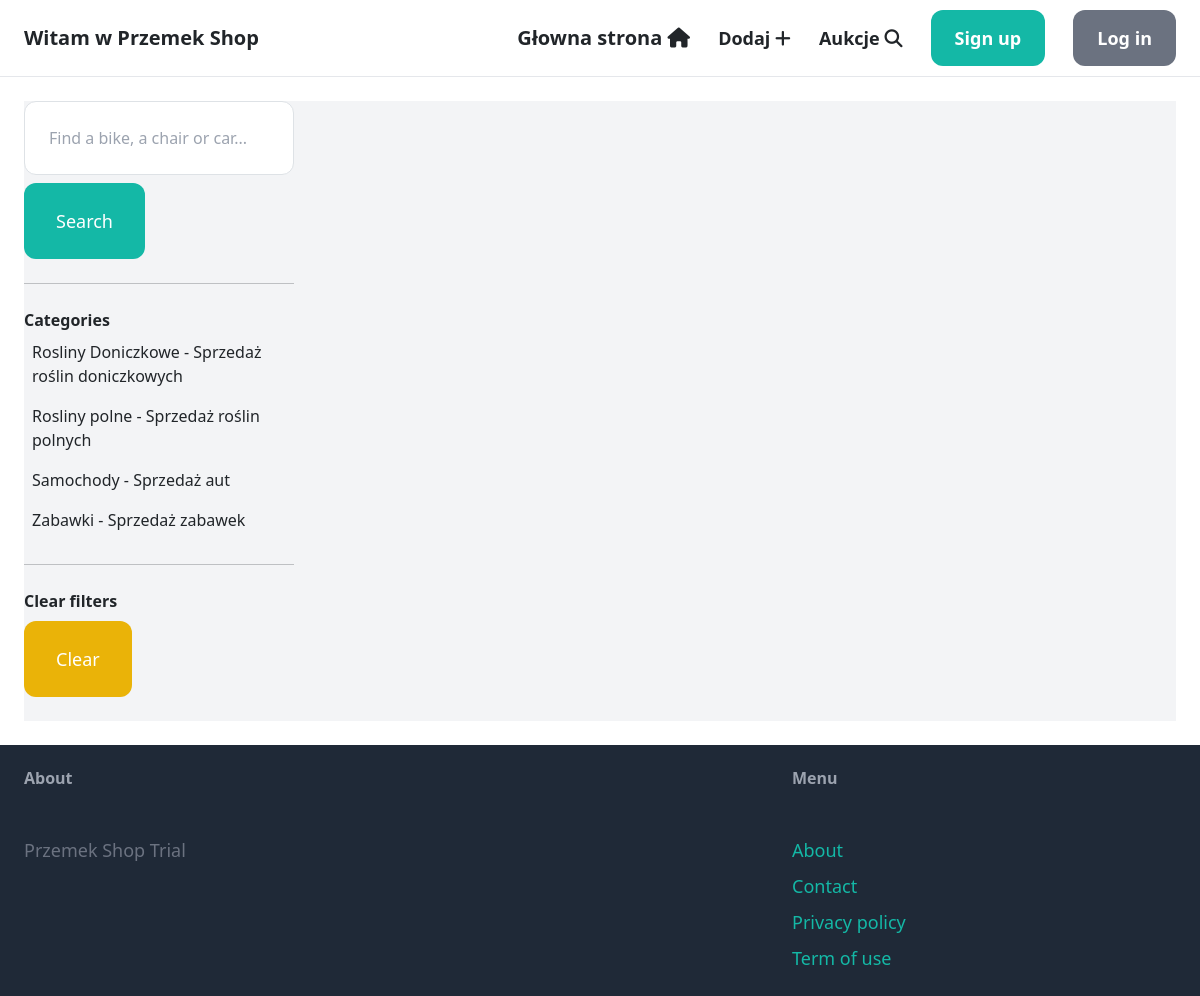
Page /items/?query=&category=6 on the earlier database version.
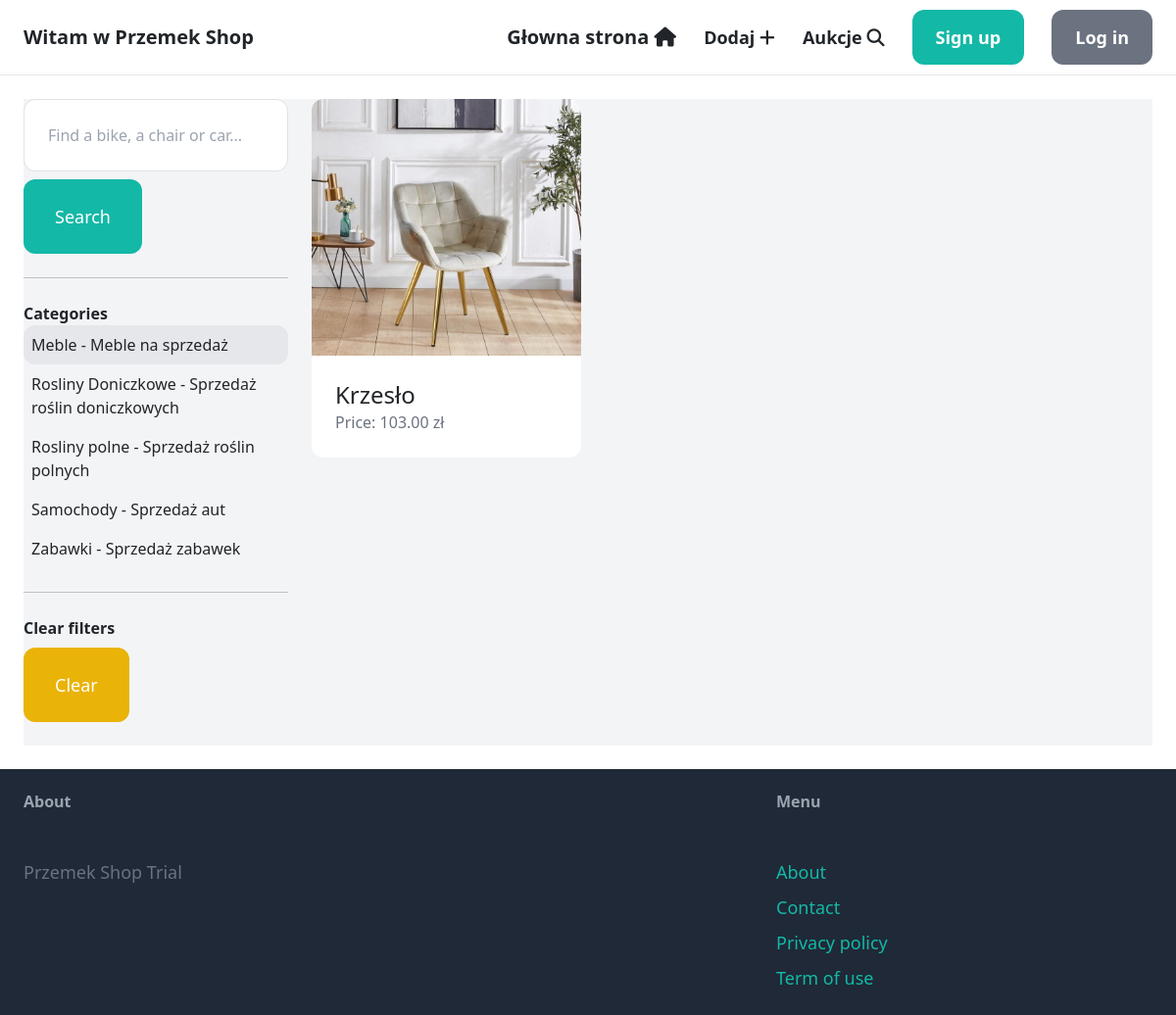
Same page on the later database version.
### przedmioty/models.py (models this page shows, shortened)
class Category(models.Model):
    name = models.CharField(max_length=255)
    desciption = models.CharField(max_length=255, default='')
    parent_category = models.ForeignKey('self', related_name='subcategories', null=True, blank=True, on_delete=models.CASCADE)
    class Meta:
        ordering = ('name',)
        verbose_name_plural = 'Categories'

class Item(models.Model):
    category = models.ForeignKey(Category, related_name='items', on_delete=models.CASCADE)
    name = models.CharField(max_length=255)
    description = models.TextField(blank=True, null=True)
    price = models.DecimalField(max_digits=12,decimal_places=2)
    min_price = models.FloatField(null=True, blank=True)
    image = models.ImageField(upload_to='item_images', blank=True, null=True)
    is_sold = models.BooleanField(default=False)
    created_by = models.ForeignKey(CustomUser, related_name='items', on_delete=models.CASCADE)
    created_at = models.DateTimeField(auto_now_add=True)

### przedmioty/views.py (the view)
# urls.py: path('', views.items, name='items'),
def items(request):
    query = request.GET.get('query', '')
    category_id = request.GET.get('category', 0)
    categories = Category.objects.filter(subcategories__isnull=True).distinct()
    items = Item.objects.filter(is_sold=False)
    if category_id:
        items = items.filter(category_id=category_id)
    if query:
        items = items.filter(Q(name__icontains=query) | Q(description__icontains=query))
    return render(request, 'item/items.html', {
        'items': items,
        'query': query,
        'categories': categories,
        'category_id': int(category_id)
    })

### przedmioty/templates/item/items.html (shortened to what this page needs)
{% extends 'base.html' %}
{% block content %}
    <div class="pb-6 grid grid-cols-4 gap-4 bg-gray-100">
        <div class="col-span-1">
            <form method="get" action="{% url 'item:items' %}">
                <input name="query" class="w-full py-4 px-6 border rounded-xl " type="text" value="{{ query }}" placeholder="Find a bike, a chair or car...">
                <button class="mt-2 py-4 px-8 text-lg bg-teal-500 text-white rounded-xl">Search</button>
            </form>
            <hr class="my-6">
            <p class="font-semibold">Categories</p>
            <ul>
                {% for category in categories %}
                    <li class="py-2 px-2 rounded-xl{% if category.id == category_id %} bg-gray-200{% endif %}">
                        <a href="{% url 'item:items' %}?query={{ query }}&category={{ category.id }}">{{ category.name }} - {{ category.desciption }}</a>
                    </li>
                {% endfor %}
            </ul>
            <hr class="my-6">
            <p class="font-semibold">Clear filters</p>
            <ul>
                <li><a href="{% url 'item:items' %}" class="mt-2 py-4 px-8 inline-block bg-yellow-500 text-lg rounded-xl text-white">Clear</a>
            </ul>
        </div>
        <div class="col-span-3">
            <div class="grid grid-cols-3 gap-3">
                {% for item in items %}
                    <div>
                        <a href="{% url 'item:detail' item.id %}">
                            <div>
                                <img src="{{ item.image.url }}" class="rounded-t-xl">
                            </div>
                            <div class="p-6 bg-white rounded-b-xl">
                                <h2 class="text-2xl">{{ item.name }}</h2>
                                <p class="text-gray-500">Price: {{ item.price }} zł</p>
                            </div>
                        </a>
                    </div>
                {% endfor %}
            </div>
        </div>
    </div>
{% endblock %}

Differences in the rows shown:
added Category: name "Meble", desciption "Meble na sprzedaż"
added Item: image (picture), name "Krzesło", price "103.00"
